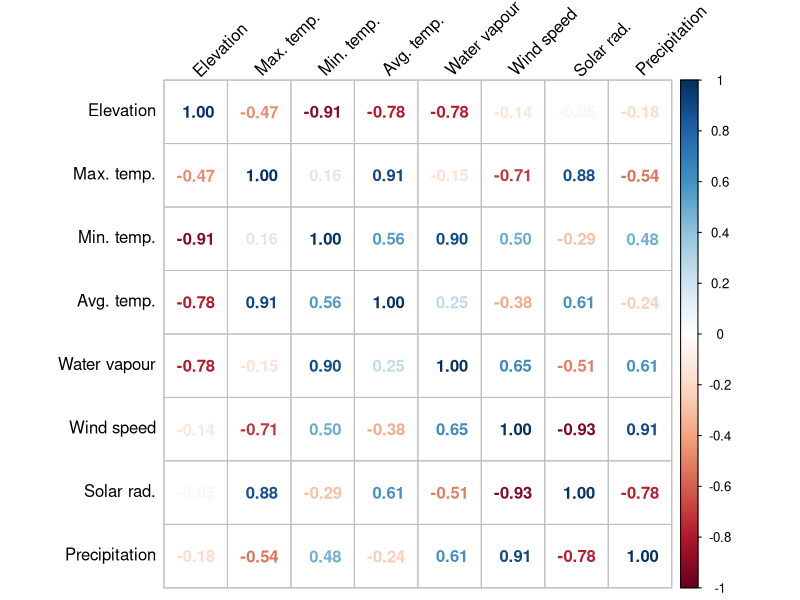
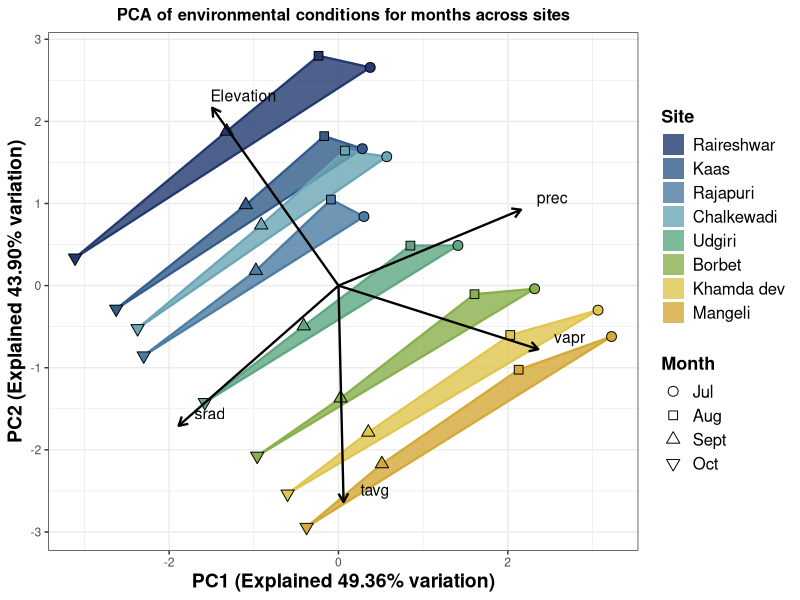

Source code (R) for these figures, in order:
## ---- chunk 1
library(dplyr)
library(corrplot)
library(ggplot2)
## ---- chunk 2
data <- read.csv("site_environment_data_matrix.csv", stringsAsFactors = FALSE)

avg_data <- data %>%
  group_by(Site, Month) %>%
  summarise(across(where(is.numeric), \(x) mean(x, na.rm = TRUE)), .groups = "drop") %>%
  arrange(factor(Site, levels = unique(data$Site)))

# Subset numeric environmental variables and standardize
data_final <- subset(avg_data, select = -c(Site, Month, Latitude, Longitude))
data_scaled <- as.data.frame(scale(data_final))
## ---- chunk 3
cor_matrix <- cor(data_scaled, method = "pearson")

new_labels <- c("Elevation", "Max. temp.", "Min. temp.", "Avg. temp.",
                 "Water vapour", "Wind speed", "Solar rad.", "Precipitation")
rownames(cor_matrix) <- new_labels
colnames(cor_matrix) <- new_labels

corrplot(cor_matrix, method = "number", tl.col = "black", tl.srt = 45)  # Fig. S3
## ---- chunk 4
data_pca <- subset(data_scaled, select = -c(tmax, tmin, wind))

pca_result <- prcomp(data_pca, center = FALSE, scale. = FALSE)  # already centered/scaled above

pca_summary <- summary(pca_result)
var_explained <- pca_summary$importance["Proportion of Variance", ] * 100  # dynamic, not hardcoded

cat(sprintf(
  "PC1 explains %.2f%% and PC2 explains %.2f%% of total variation (first two axes: %.2f%%)\n",
  var_explained["PC1"], var_explained["PC2"],
  var_explained["PC1"] + var_explained["PC2"]
))

pca_result$rotation  # Table S5: loadings across all axes

pca_scores <- as.data.frame(pca_result$x)
pca_scores$Site  <- factor(avg_data$Site, levels = unique(avg_data$Site))
pca_scores$Month <- factor(avg_data$Month, levels = c("Jul", "Aug", "Sept", "Oct"))
## ---- chunk 5
loadings <- as.data.frame(pca_result$rotation[, 1:2])
loadings$Variable <- rownames(loadings)

arrow_scale <- 4
loadings$PC1 <- loadings$PC1 * arrow_scale
loadings$PC2 <- loadings$PC2 * arrow_scale

## 5. Visualize the PCA ordination with loading vectors (Fig. 3B) ------------

site_colors <- c(
  "Rai" = "#223A70", "Kas" = "#335C8A", "Raj" = "#4B7CA3", "Cha" = "#6AA6B4",
  "Udg" = "#5FA782", "Bor" = "#88B04B", "Kha" = "#E0C54F", "Man" = "#D4A937"
)
site_labels <- c(
  "Rai" = "Raireshwar", "Kas" = "Kaas", "Raj" = "Rajapuri", "Cha" = "Chalkewadi",
  "Udg" = "Udgiri", "Bor" = "Borbet", "Kha" = "Khamda dev", "Man" = "Mangeli"
)

pc1_lab <- sprintf("PC1 (Explained %.2f%% variation)", var_explained["PC1"])
pc2_lab <- sprintf("PC2 (Explained %.2f%% variation)", var_explained["PC2"])

pca_plot_loadings <- ggplot(pca_scores, aes(x = PC1, y = PC2, label = Site)) +
  geom_polygon(aes(group = Site, fill = Site, color = Site), linewidth = 0.8, alpha = 0.8) +
  geom_point(aes(fill = Site, shape = Month), color = "black", size = 3, show.legend = c(fill = FALSE)) +
  scale_shape_manual(values = c("Jul" = 21, "Aug" = 22, "Sept" = 24, "Oct" = 25)) +
  scale_fill_manual(values = site_colors, labels = site_labels) +
  scale_color_manual(values = site_colors, labels = site_labels) +
  geom_segment(data = loadings, inherit.aes = FALSE,
               aes(x = 0, y = 0, xend = PC1, yend = PC2),
               arrow = arrow(length = unit(0.25, "cm")), color = "black", linewidth = 0.8) +
  geom_text(data = loadings, inherit.aes = FALSE,
            aes(x = PC1, y = PC2, label = Variable),
            color = "black", size = 4, nudge_x = 0.37, nudge_y = 0.15) +
  guides(
    fill = guide_legend(order = 1, title = "Site"),
    color = "none",
    shape = guide_legend(order = 2, title = "Month")
  ) +
  theme_bw() +
  labs(title = "PCA of environmental conditions for months across sites",
       x = pc1_lab, y = pc2_lab) +
  theme(plot.title = element_text(hjust = 0.5, face = "bold", size = 12),
        axis.title.x = element_text(face = "bold", size = 14),
        axis.title.y = element_text(face = "bold", size = 14),
        legend.title = element_text(size = 13, face = "bold"),
        legend.text  = element_text(size = 12))

pca_plot_loadings
